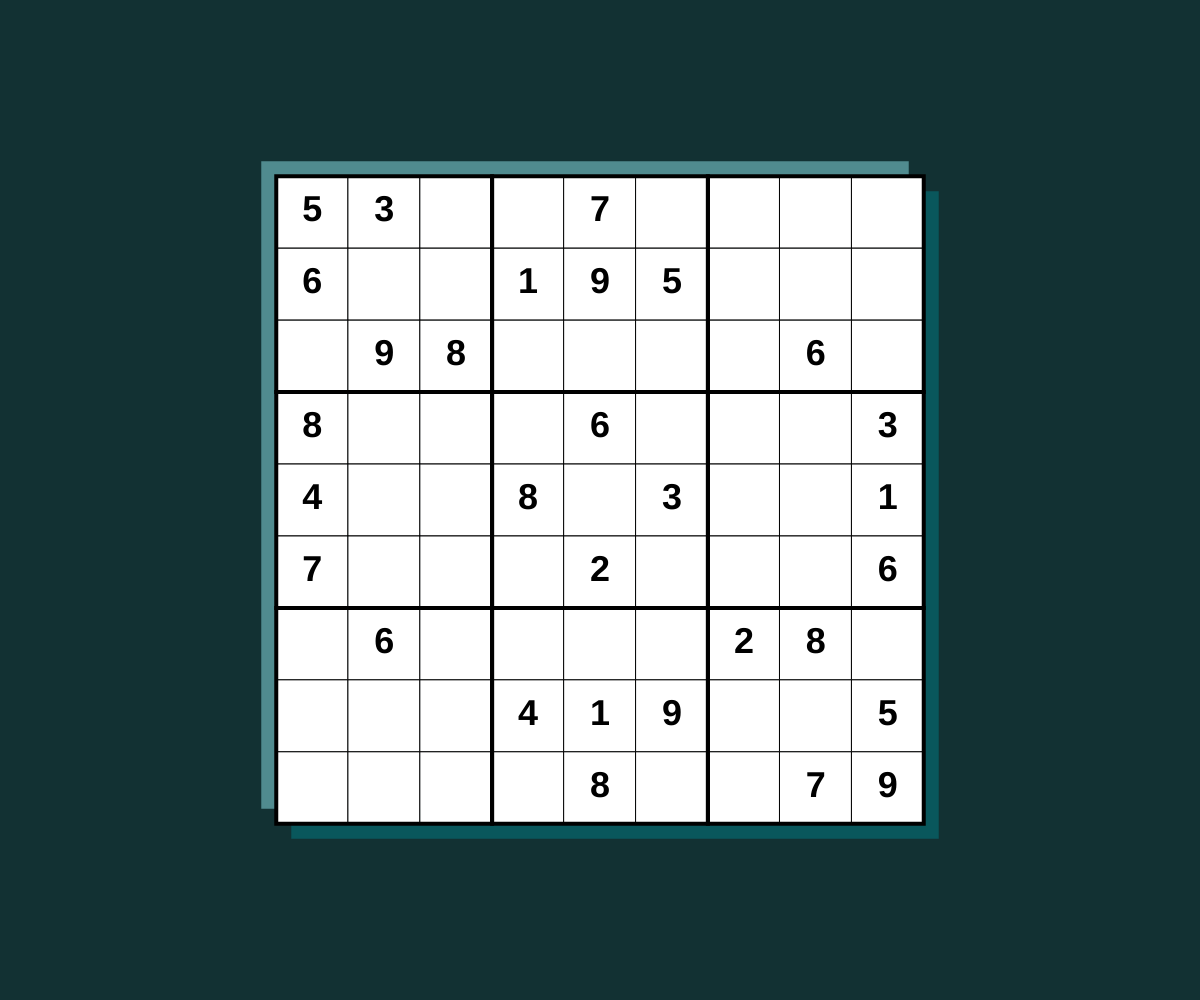
Frame 1 (no input)
Frame 60 (no input): identical to frame 1, image omitted
Frame 120 (the mouse pressed at the canvas centre since frame 60): identical to frame 1, image omitted

The p5.js sketch that drew this single still picture (run headless with seeded random() and noise() and a simulated clock; from frame 60 on, the mouse is pressed at the canvas centre):

// p5.js sketch
// ── sketch.js
// Project Title
// Your Name
// Date
//
// Extra for Experts:
// - describe what you did to take this project "above and beyond"

let sudoku = [[5,3,0,0,7,0,0,0,0],
              [6,0,0,1,9,5,0,0,0],
              [0,9,8,0,0,0,0,6,0],
              [8,0,0,0,6,0,0,0,3],
              [4,0,0,8,0,3,0,0,1],
              [7,0,0,0,2,0,0,0,6],
              [0,6,0,0,0,0,2,8,0],
              [0,0,0,4,1,9,0,0,5],
              [0,0,0,0,8,0,0,7,9]];

let initialState = 
              [[5,3,0,0,7,0,0,0,0],
              [6,0,0,1,9,5,0,0,0],
              [0,9,8,0,0,0,0,6,0],
              [8,0,0,0,6,0,0,0,3],
              [4,0,0,8,0,3,0,0,1],
              [7,0,0,0,2,0,0,0,6],
              [0,6,0,0,0,0,2,8,0],
              [0,0,0,4,1,9,0,0,5],
              [0,0,0,0,8,0,0,7,9]];


const GRIDSIZE = 9;
let sideLength;

function setup() {
  createCanvas(windowWidth, windowHeight);

  sideLength = width / (834/50);

  textAlign(CENTER);
  textSize(sideLength/2);
  textStyle(BOLD);

}

function draw() {
  background("#123133");

  displayBackgroundSquares();
  displayGrid();
}

function displayBackgroundSquares() {
  strokeWeight(0);

  fill("#09575c");
  rect(width/2-(sideLength*4.5) + 15, height/2-(sideLength*4.5) + 15, sideLength*9);

  fill("#508b8f");
  rect(width/2-(sideLength*4.5) - 15, height/2-(sideLength*4.5) - 15, sideLength*9);
}

function displayGrid() {
  strokeWeight(1);
  for (let y=0; y<GRIDSIZE; y++) {
    for (let x=0; x<GRIDSIZE; x++) {
      fill(255);
      rect(x*sideLength + width/2-(sideLength*4.5), y*sideLength + height/2-(sideLength*4.5), sideLength, sideLength); 
          //+ width/2-(sideLength*4.5) <-- centre width offset
          //+ height/2-(sideLength*4.5) <-- centre height offset
      if (sudoku[y][x] !== 0) {
        if (sudoku[y][x] === initialState[y][x]) {
          fill(0);
          text(sudoku[y][x], x*sideLength + width/2-(sideLength*4), y*sideLength + height/2-(sideLength*4) + sideLength/8);
        }
        else {
          fill("#ab465c");
          text(sudoku[y][x], x*sideLength + width/2-(sideLength*4), y*sideLength + height/2-(sideLength*4) + sideLength/8);
        }
      }
    }
  }

  //draw black outline
  strokeWeight(4);
  noFill();
  for (let i=0; i<3; i++) {
    for (let j=0; j<3; j++) {
      rect(i*sideLength*3 + width/2-(sideLength*4.5), j*sideLength*3 + height/2-(sideLength*4.5), sideLength*3, sideLength*3);
    }
  }
}

function mouseClicked() {
  let cellY = floor((mouseY - (height/2-(sideLength*4.5)))/ sideLength);
  let cellX = floor((mouseX - (width/2-(sideLength*4.5)))/ sideLength);

  //console.log(cellY, cellX);
  changeCell(cellX, cellY);
}

function changeCell(x, y) {

  if (sudoku[y][x] !== initialState[y][x] || sudoku[y][x] === 0) {
    //the number displayed will never go into double digits
    sudoku[y][x] = (sudoku[y][x] + 1) % 10;
  }
  
}
